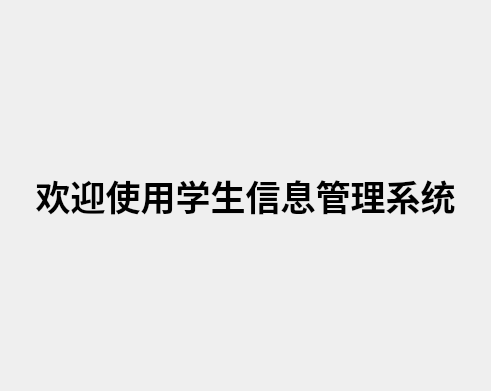
<?xml version="1.0" encoding="UTF-8"?>
<ui version="4.0">
 <class>Form</class>
 <widget class="QWidget" name="Form">
  <property name="geometry">
   <rect>
    <x>0</x>
    <y>0</y>
    <width>491</width>
    <height>391</height>
   </rect>
  </property>
  <property name="windowTitle">
   <string>Form</string>
  </property>
  <layout class="QVBoxLayout" name="verticalLayout_2">
   <item>
    <layout class="QVBoxLayout" name="verticalLayout">
     <item>
      <widget class="QLabel" name="label">
       <property name="font">
        <font>
         <family>楷体</family>
         <pointsize>26</pointsize>
         <bold>true</bold>
         <underline>false</underline>
        </font>
       </property>
       <property name="text">
        <string>欢迎使用学生信息管理系统</string>
       </property>
       <property name="alignment">
        <set>Qt::AlignCenter</set>
       </property>
      </widget>
     </item>
    </layout>
   </item>
  </layout>
 </widget>
 <resources/>
 <connections/>
</ui>
